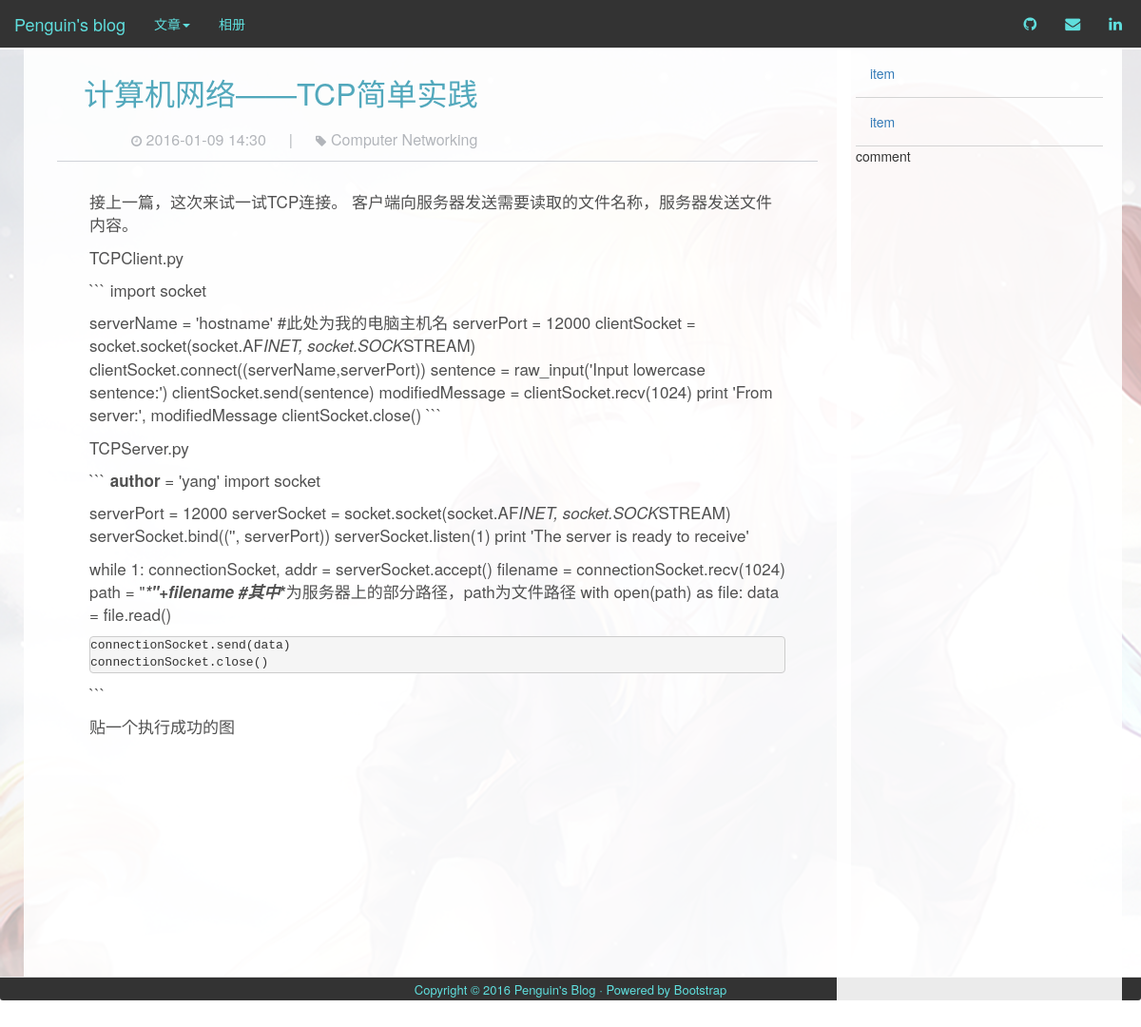
The page /post/5 on the database its author committed.
### app/models.py (models this page shows)
class Post(db.Model):
    id = db.Column(db.Integer, primary_key=True)
    title = db.Column(db.String)
    body = db.Column(db.String)
    timestamp = db.Column(db.String)
    tag = db.Column(db.String)
    info = db.Column(db.String)
    body_markdown = db.Column(db.String)
    counter = db.Column(db.Integer)

### app/views.py (the view)
@app.route('/post/<post_id>')
def post(post_id):
    post = db.session.query(Post).filter(Post.id == post_id).first()
    html_txt = markdown.markdown(post.body_markdown)
    post.body = html_txt
    db.session.add(post)
    db.session.commit()
    return render_template('post.html',
                           post = post)

### app/views.py (called while the page is built)
@app.before_request #register a function to run before every request
def before_request():
    g.user = current_user
    if g.user.is_authenticated:
        g.user.last_seen = datetime.utcnow()
        db.session.add(g.user)
        db.session.commit()

### app/templates/post.html
{% extends "base.html" %}
{% block content %}
<div>
    <div class="post">
        <div class="post-header">
            <div class="post-title">{{post.title}}</div>
            <div class="post-header-buttom">
                <div class="post-timestamp"> {{post.timestamp}}</div>
                <div class="post-header-buttom-divider">|</div>
                <div class="post-tag">{{post.tag}}</div>
            </div>
        </div>
        <div class="post-body font-kai">
            {{post.body | safe}}
        </div>
    </div>
</div>
{% endblock %}

### app/static/custom.css (style rules this page uses)
body { z-index: 0; }
.post { margin: 10px; padding: 10px; padding-bottom: 100px; }
.post-header, .post-body { padding-left: 2em; padding-right: 2em; }
.post-header { display: block; color: #333; margin: 0; line-height: 20px; border-bottom: solid 1px #cfd2d8; }
.post-title { display: block; font-size: xx-large; color: #52a8bc; font-weight: 500; }
.post-header-buttom { display: block; padding-left: 30px; padding-top: 10px; padding-bottom: 10px; min-height: 30px; }
.post-timestamp:before { font-family: FontAwesome; content: "\f017"; font-size: small; }
.post-tag:before { font-family: FontAwesome; content: "\f02b"; font-size: small; padding-right: 5px; }
.post-timestamp, .post-tag { display: inline-block; padding: 20px; padding-bottom: 0px; font-size: medium; font-family: "Helvetica Neue", Helvetica, Arial, sans-serif; color: #b2b5ba; }
.post-header-buttom-divider { display: inline-block; font-size: medium; color: #b2b5ba; }
.post-body { padding-top: 30px; padding-left: 2em; padding-right: 2em; font-family: 'Helvetica Neue',Hiragino Sans GB,Microsoft Yahei,WenQuanYi Micro Hei,Helvetica,Arial,sans-serif; font-size: 17px; font-weight: 400; color: #505050; }
pre { padding: 0px; }

### rows shown on the page
Post: title "计算机网络——TCP简单实践", timestamp "2016-01-09 14:30", tag "Computer Networking", body "接上一篇，这次来试一试TCP连接。 客户端向服务器发送需要读取的文件名称，服务器发送文件内容。 TCPClient.py ``` import socket serverName = 'hostname' #此处为我的电脑主机名 serverPort = 12000 clientSocket = socket.socket(socket.AF INET, socket.SOCK STREAM) clientSocket.connect((serverName,serverPort)) sentence = raw_input('Input lowercase sentence:') clientSocket.send(sentence) modifiedMessage = clientSocket.recv(1024) print 'From server:', modifiedMessage clientSocket.close() ``` TCPServer.py ``` author = 'yang' import socket serverPort = 12000 serverSocket = socket.socket(socket.AF INET, socket.SOCK STREAM) serverSocket.bind(('', serverPort)) serverSocket.listen(1) print 'The server is ready to receive' while 1: connectionSocket, addr =…"
